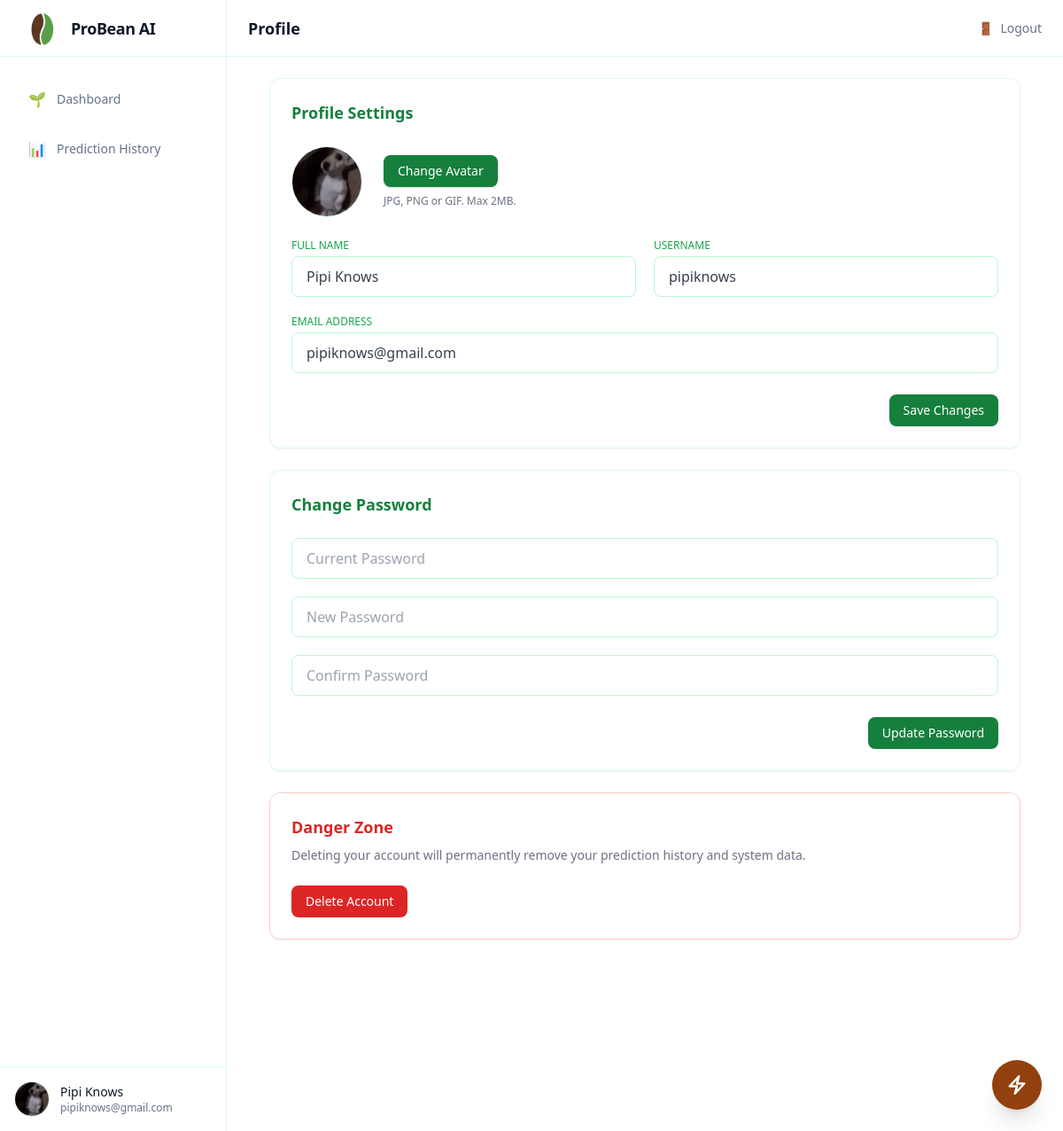
/settings (signed in), run on the app's committed database.
### models/user.py (models this page shows, shortened)
class User(db.Model):
    id = db.Column(
        db.Integer,
        primary_key=True
    )
    name = db.Column(
        db.String(100),
        nullable=False
    )
    username = db.Column(
        db.String(25),
        unique=True,
        nullable=False
    )
    email = db.Column(
        db.String(120),
        unique=True,
        nullable=False
    )
    password_hash = db.Column(
        db.String(255),
        nullable=False
    )
    avatar = db.Column(
        db.String(255),
        nullable=True
    )

### routes/main.py (the view)
@main.route("/settings")
def settings():
    if session.get("guest"):
        return redirect(url_for("main.dashboard"))
    if "username" not in session:
        return redirect(url_for("auth.login_page"))
    user = User.query.filter_by(
        username=session["username"]
    ).first()
    return render_template(
        "main/settings.html",
        user=user
    )

### app.py (called while the page is built)
@app.after_request
def add_header(response):
    response.headers["Cache-Control"] = "no-store, no-cache, must-revalidate, max-age=0"
    response.headers["Pragma"] = "no-cache"
    response.headers["Expires"] = "0"
    return response

### templates/main/settings.html (shortened to what this page needs)
{% extends "main/base.html" %}
{% block page_title %}
Profile
{% endblock %}
{% block content %}
<main class="bg-white min-h-screen text-gray-800">
    <div class="p-6 max-w-4xl mx-auto space-y-6">
        <div class="bg-white rounded-xl border border-green-100 shadow-sm p-6">
            <h2 class="text-lg font-bold text-green-700 mb-6">
                Profile Settings
            </h2>
            <div class="flex items-center gap-6 mb-6">
                {% if session.get("guest") or not user %}
                    <div class="h-20 w-20 rounded-full bg-green-50 border border-green-100 flex items-center justify-center">
                        <span class="text-green-700 font-bold text-2xl">
                            GU
                        </span>
                    </div>
                {% elif user.avatar %}
                    <img src="{{ url_for('static', filename='uploads/' + user.avatar) }}"
                        class="h-20 w-20 rounded-full object-cover border border-green-100 avatar-img">
                {% else %}
                    <div class="h-20 w-20 rounded-full bg-green-50 border border-green-100 flex items-center justify-center">
                        <span class="text-green-700 font-bold text-2xl">
                            {{ (user.name or "U")[:2].upper() }}
                        </span>
                    </div>
                {% endif %}
                <div>
                    <button type="button"
                            id="avatar-btn"
                            class="px-4 py-2 bg-green-700 text-white text-sm rounded-lg hover:bg-green-800 transition shadow">
                        Change Avatar
                    </button>
                    <p class="text-xs text-gray-500 mt-2">
                        JPG, PNG or GIF. Max 2MB.
                    </p>
                </div>
            </div>
            <form id="profile-form">
                <div class="grid grid-cols-1 md:grid-cols-2 gap-5">
                    <div>
                        <label class="block text-xs font-medium text-green-600 uppercase mb-1">
                            Full Name
                        </label>
                        <input
                            name="name"
                            type="text"
                            value="{{ user.name }}"
                            class="w-full px-4 py-2.5 bg-white border border-green-200 rounded-lg text-gray-700 focus:ring-2 focus:ring-green-500 focus:border-green-500">
                    </div>
                    <div>
                        <label class="block text-xs font-medium text-green-600 uppercase mb-1">
                            Username
                        </label>
                        <input
                            name="username"
                            type="text"
                            value="{{ user.username }}"
                            class="w-full px-4 py-2.5 bg-white border border-green-200 rounded-lg text-gray-700 focus:ring-2 focus:ring-green-500 focus:border-green-500">
                    </div>
                    <div class="md:col-span-2">
                        <label class="block text-xs font-medium text-green-600 uppercase mb-1">
                            Email Address
                        </label>
                        <input
                            name="email"
                            type="email"
                            value="{{ user.email }}"
                            class="w-full px-4 py-2.5 bg-white border border-green-200 rounded-lg text-gray-700 focus:ring-2 focus:ring-green-500 focus:border-green-500">
                    </div>
                </div>
                <div class="mt-6 flex justify-end">
                    <button class="px-4 py-2 bg-green-700 text-white text-sm rounded-lg hover:bg-green-800 transition">
                        Save Changes
                    </button>
                </div>
            </form>
        </div>
        <div class="bg-white rounded-xl border border-green-100 shadow-sm p-6">
            <h2 class="text-lg font-bold text-green-700 mb-6">
                Change Password
            </h2>
            <form id="password-form">
                <div class="space-y-5">
                    <input
                        type="password"
                        name="current_password"
                        placeholder="Current Password"
                        required
                        class="w-full px-4 py-2.5 bg-white border border-green-200 rounded-lg">
                    <div>
                        <input
                            id="new-password-input"
                            type="password"
                            name="new_password"
                            placeholder="New Password"
                            required
                            class="w-full px-4 py-2.5 bg-white border border-green-200 rounded-lg">
                    </div>
                    <input
                        type="password"
                        name="confirm_password"
                        placeholder="Confirm Password"
                        required
                        class="w-full px-4 py-2.5 bg-white border border-green-200 rounded-lg">
                </div>
                <div class="mt-6 flex justify-end">
                    <button
                        type="submit"
                        class="px-4 py-2 bg-green-700 text-white text-sm rounded-lg hover:bg-green-800 transition">
                        Update Password
                    </button>
                </div>
            </form>
        </div>
        <div class="bg-white rounded-xl border border-red-200 shadow-sm p-6">
            <h2 class="text-lg font-bold text-red-600 mb-2">
                Danger Zone
            </h2>
            <p class="text-sm text-gray-500 mb-6">
                Deleting your account will permanently remove your prediction history and system data.
            </p>
            <button class="px-4 py-2 bg-red-600 text-white text-sm rounded-lg hover:bg-red-700 transition">
                Delete Account
            </button>
        </div>
    </div>
</main>
{% endblock %}

### templates/main/base.html (shortened to what this page needs)
<!DOCTYPE html>
<html lang="en">
<head>
    <script src="https://cdn.tailwindcss.com"></script>
    <link rel="stylesheet" href="{{ url_for('static', filename='css/components/scrollbar.css') }}">
    <link rel="stylesheet" href="{{ url_for('static', filename='css/components/fonts.css') }}">
</head>
<body class="bg-white text-slate-700 antialiased selection:bg-green-500 selection:text-white overflow-x-hidden">
    <aside id="main-sidebar"
           class="fixed left-0 top-0 h-full w-64 bg-white border-r border-green-100 flex flex-col z-50
                  -translate-x-full lg:translate-x-0 transition-transform duration-300 ease-in-out">
        <a href="javascript:location.reload()" class="h-16 flex items-center px-6 border-b border-green-100 hover:bg-green-50 transition">
            <div class="flex items-center gap-2">
                <img src="{{ url_for('static', filename='assets/logo/logo-removebg-preview.png') }}" alt="ProBean AI Logo" class="h-12 w-12">
                <span class="text-slate-900 font-bold text-lg tracking-tight">
                    ProBean AI
                </span>
            </div>
        </a>
        {% set active_class = "flex items-center gap-3 px-4 py-3 bg-green-50 text-green-700 rounded-lg border border-green-100" %}
        {% set inactive_class = "flex items-center gap-3 px-4 py-3 text-slate-500 hover:text-green-700 hover:bg-green-50 rounded-lg transition" %}
        <nav class="flex-1 px-4 py-6 space-y-2">
            <a href="{{ url_for('main.dashboard') }}"
               class="{{ active_class if request.endpoint == 'main.dashboard' else inactive_class }}">
                🌱
                <span class="text-sm font-medium">Dashboard</span>
            </a>
            <a href="{{ url_for('main.history') }}"
               class="{{ active_class if request.endpoint == 'main.history' else inactive_class }}">
                📊
                <span class="text-sm font-medium">Prediction History</span>
            </a>
        </nav>
        <a href="{{ url_for('main.settings') }}"
           class="block p-4 border-t border-green-100 hover:bg-green-50 transition">
            <div class="flex items-center gap-3">
                {% if session.get("guest") %}
                    <div class="h-10 w-10 rounded-full bg-green-100 flex items-center justify-center">
                        <span class="text-green-700 font-semibold text-sm">
                            GU
                        </span>
                    </div>
                {% elif user.avatar %}
                    <img src="{{ url_for('static', filename='uploads/' + user.avatar) }}"
                        class="h-10 w-10 rounded-full object-cover border border-green-100">
                {% else %}
                    <div class="h-10 w-10 rounded-full bg-green-100 flex items-center justify-center">
                        <span class="text-green-700 font-semibold text-sm">
                            {{ user.name[:2].upper() }}
                        </span>
                    </div>
                {% endif %}
                <div class="flex-1 min-w-0">
                    {% if session.get("guest") %}
                        <p class="text-sm font-medium text-slate-900 truncate">
                            Guest User
                        </p>
                        <p class="text-xs text-slate-500 truncate">
                            Predictions will not be saved
                        </p>
                    {% else %}
                        <p class="text-sm font-medium text-slate-900 truncate">
                            {{ user.name }}
                        </p>
                        <p class="text-xs text-slate-500 truncate">
                            {{ user.email }}
                        </p>
                    {% endif %}
                </div>
            </div>
        </a>
    </aside>
    <main class="lg:pl-64 min-h-screen bg-white transition-all duration-300">
        <header class="h-16 bg-white/80 backdrop-blur border-b border-green-100 flex items-center justify-between px-4 sm:px-6 sticky top-0 z-30">
            <div class="flex items-center gap-3">
                <h1 class="text-base sm:text-lg font-semibold text-slate-900">
                    {% block page_title %}{% endblock %}
                </h1>
            </div>
            <a href="{{ url_for('auth.logout') }}"
               class="text-sm text-slate-500 hover:text-green-700 transition flex items-center gap-2">
                🚪 <span class="hidden sm:inline">Logout</span>
            </a>
        </header>
        {% block content %}
        {% endblock %}
        <div class="fixed bottom-6 right-6 z-40 group flex items-center">
            <button onclick="openPredictionModal()"
                class="w-14 h-14 rounded-full bg-amber-800 text-white shadow-xl
                    hover:bg-amber-900 hover:scale-110 active:scale-95
                    flex items-center justify-center transition-all duration-300
                    animate-pulse hover:animate-none">
                <svg xmlns="http://www.w3.org/2000/svg" fill="none" viewBox="0 0 24 24" stroke-width="2.5" stroke="currentColor" class="w-6 h-6">
                    <path stroke-linecap="round" stroke-linejoin="round" d="m3.75 13.5 10.5-11.25L12 10.5h8.25L9.75 21.75 12 13.5H3.75Z" />
                </svg>
            </button>
        </div>
    </main>
</body>
</html>

### data on the page
User: avatar (picture), name "Pipi Knows", email "pipiknows@gmail.com", username "pipiknows"
